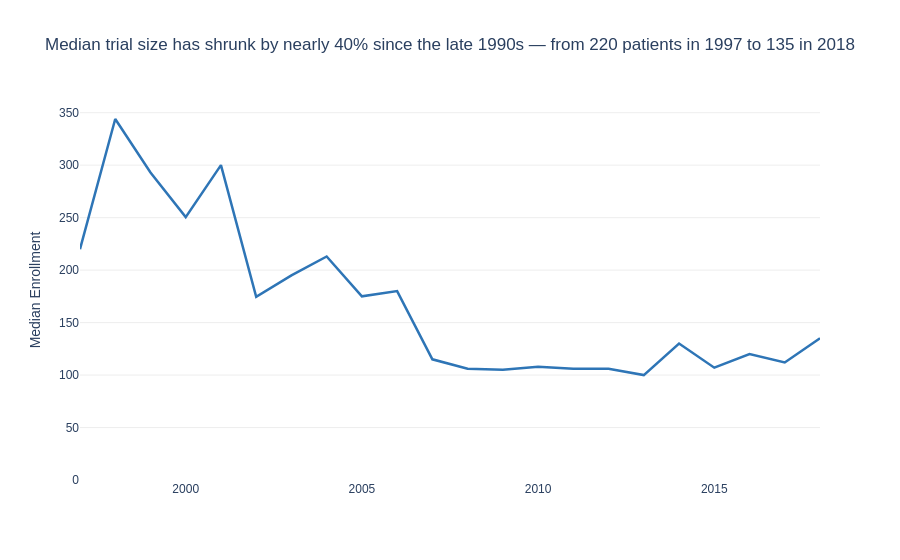

The notebook cell this image was saved under:
### Markdown cell above
---
## Q7 — Has typical trial size grown or shrunk over time?

Restricted to 1997–2018, where trial counts per year are large enough (35+) for a reliable median; earlier and later years are too sparse to trust.

### Code cell
q7 = df[(df['Enrollment'] > 0) & (df['Start_Year'].between(1997, 2018))]
q7_med = q7.groupby('Start_Year')['Enrollment'].median().reset_index()

fig7 = px.line(
    q7_med, x='Start_Year', y='Enrollment',
    color_discrete_sequence=['#2E75B6'],
    labels={'Enrollment': 'Median Enrollment', 'Start_Year': ''},
    title='Median trial size has shrunk by nearly 40% since the late 1990s — from 220 patients in 1997 to 135 in 2018'
)
fig7.update_traces(line=dict(width=2.5))
fig7.update_layout(plot_bgcolor='white', paper_bgcolor='white', font=dict(family='Arial', size=12),
                   yaxis=dict(gridcolor='#EEEEEE', rangemode='tozero'), xaxis=dict(showgrid=False))
fig7.show()

### Figure 1 — Plotly figure (JSON) as saved in the notebook; plotly's stock layout.template omitted (floating-point values rounded to 4 significant figures)
{"data": [{"hovertemplate": "=%{x}<br>Median Enrollment=%{y}<extra></extra>", "legendgroup": "", "line": {"color": "#2E75B6", "dash": "solid", "width": 2.5}, "marker": {"symbol": "circle"}, "mode": "lines", "name": "", "orientation": "v", "showlegend": false, "type": "scatter", "x": [1997, 1998, 1999, 2000, 2001, 2002, 2003, 2004, 2005, 2006, 2007, 2008, 2009, 2010, 2011, 2012, 2013, 2014, 2015, 2016, 2017, 2018], "xaxis": "x", "y": [220.0, 344.0, 293.0, 250.5, 300.0, 174.5, 195.0, 213.0, 175.0, 180.0, 115.0, 106.0, 105.0, 108.0, 106.0, 106.0, 100.0, 130.0, 107.0, 120.0, 112.0, 135.0], "yaxis": "y"}], "layout": {"font": {"family": "Arial", "size": 12}, "legend": {"tracegroupgap": 0}, "paper_bgcolor": "white", "plot_bgcolor": "white", "title": {"text": "Median trial size has shrunk by nearly 40% since the late 1990s — from 220 patients in 1997 to 135 in 2018"}, "xaxis": {"anchor": "y", "domain": [0, 1], "showgrid": false, "title": {"text": ""}}, "yaxis": {"anchor": "x", "domain": [0, 1], "gridcolor": "#EEEEEE", "rangemode": "tozero", "title": {"text": "Median Enrollment"}}}}
